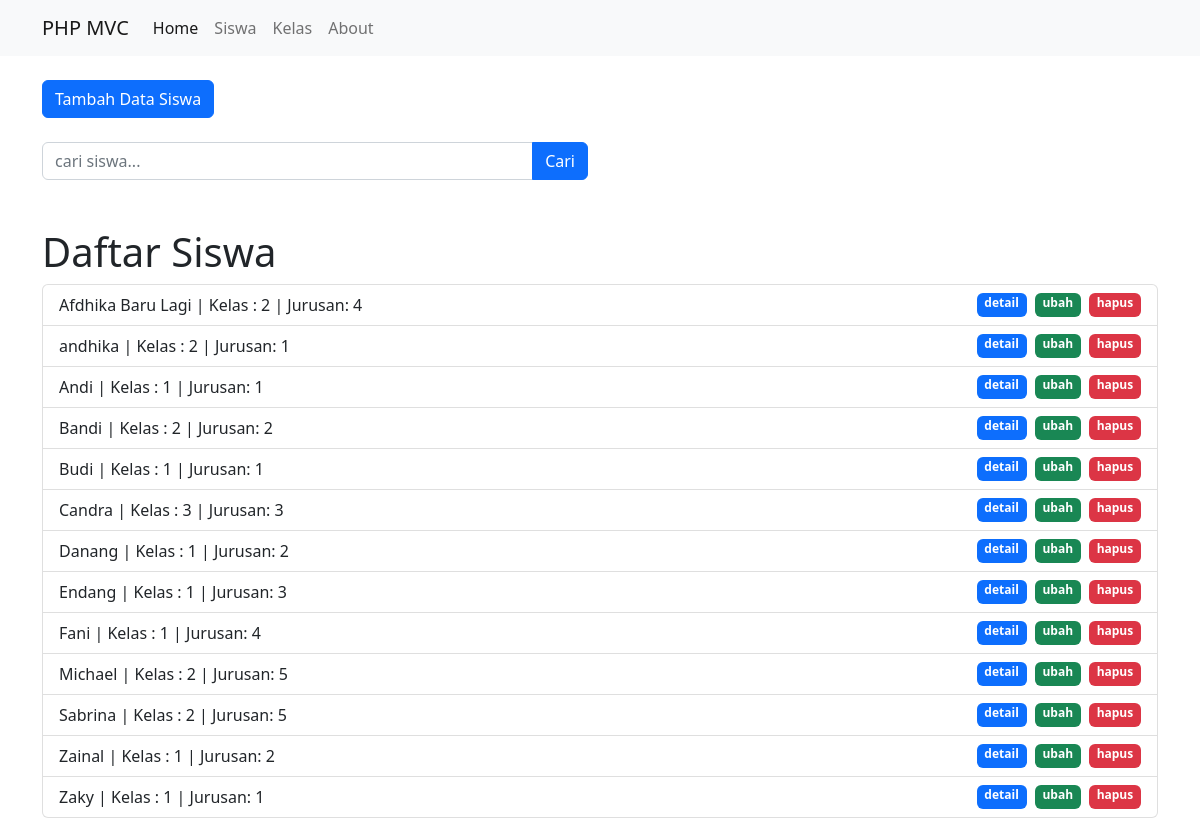
The app's page /public/siswa with its own data.
### tables this page shows
CREATE TABLE `t_siswa` (
  `f_idsiswa` int(11) NOT NULL,
  `f_nama` varchar(50) NOT NULL,
  `f_idkelas` int(11) NOT NULL,
  `f_idjurusan` int(11) NOT NULL
);

### app/core/Controller.php (called while the page is built, shortened)
<?php
class Controller
{
    public function view($view, $data = [])
    {
        require_once '../app/views/' . $view . '.php';
    }
    public function model($model)
    {
        return new $model;
    }
}

### app/controllers/Siswa.php (called while the page is built, shortened)
<?php
class Siswa extends Controller
{
    public function index()
    {
        $data['judul'] = 'Daftar Nama Siswa';
        $data['t_siswa'] = $this->model('Siswa_model')->getAllSiswa();
        $this->view('templates/header', $data);
        $this->view('siswa/index', $data);
        $this->view('templates/footer');
    }
}

### app/core/App.php (called while the page is built, shortened)
<?php
class App
{
    protected $method = 'index';
    protected $params = [];
    public function __construct()
    {
        $this->controller = new $this->controller;
        call_user_func_array([$this->controller, $this->method], $this->params);
    }
}

### public/index.php (called while the page is built, shortened)
<?php
$app = new App;

### app/core/Database.php (called while the page is built, shortened)
<?php
class Database
{
    private $host = DB_HOST;
    private $user = DB_USER;
    private $password = DB_PASSWORD;
    private $db_name = DB_NAME;
    private $dbh;
    private $stmt;
    public function __construct()
    {
        $dsn = 'mysql:host=' . $this->host . ';dbname=' . $this->db_name;
        $option = [
            PDO::ATTR_PERSISTENT => true,
            PDO::ATTR_ERRMODE => PDO::ERRMODE_EXCEPTION
        ];
        try {
            $this->dbh = new PDO($dsn, $this->user, $this->password, $option);
        } catch (PDOException $e) {
            die($e->getMessage());
        }
    }
    public function query($query)
    {
        $this->stmt = $this->dbh->prepare($query);
    }
    public function execute()
    {
        $this->stmt->execute();
    }
    public function resultSet()
    {
        $this->execute();
        return $this->stmt->fetchAll(PDO::FETCH_ASSOC);
    }
}

### app/models/Siswa_model.php (called while the page is built, shortened)
<?php
class Siswa_model
{
    private $db;
    public function __construct()
    {
        $this->db = new Database;
    }
    public function getAllSiswa()
    {
        $this->db->query('SELECT * FROM t_siswa ORDER BY f_nama');
        return $this->db->resultSet();
    }
}

### app/views/siswa/index.php (the view, shortened to what this page needs)
<div class="container mt-4">
    <div class="row">
        <div class="col-lg-6">
            <button type="button" class="btn btn-primary tombolTambahData" data-bs-toggle="modal" data-bs-target="#formModal">
                Tambah Data Siswa
            </button>
        </div>
    </div>
    <div class="row mt-4">
        <div class="col-lg-6">
            <form action="<?= BASEURL; ?>siswa/cari" method="post">
                <div class="input-group">
                    <input type="text" class="form-control" placeholder="cari siswa..." name="keyword" id="keyword" aria-describedby="button-addon" autocomplete="off">
                    <button class="btn btn-primary" type="submit" id="tombolCari">Cari</button>
                </div>
            </form>
        </div>
    </div>
    <br><br>
    <h1>Daftar Siswa</h1>
    <ul class="list-group">
        <?php foreach ($data['t_siswa'] as $siswa) : ?>
            <li class="list-group-item d-flex flex-row justify-content-between">
                <?= $siswa['f_nama']; ?> | Kelas : <?= $siswa['f_idkelas'] ?> | Jurusan: <?= $siswa['f_idjurusan'] ?>
                <div class="d-flex gap-2">
                    <a href="<?= BASEURL; ?>siswa/detail/<?= $siswa['f_idsiswa'] ?>" class="badge text-bg-primary text-decoration-none float-right">detail</a>
                    <a href="<?= BASEURL; ?>siswa/ubah/<?= $siswa['f_idsiswa'] ?>" class="badge text-bg-success text-decoration-none float-right tampilModalUbah" data-bs-toggle="modal" data-bs-target="#formModal" data-id="<?= $siswa['f_idsiswa']; ?>">ubah</a>
                    <a href="<?= BASEURL; ?>siswa/hapus/<?= $siswa['f_idsiswa'] ?>" class="badge text-bg-danger text-decoration-none float-right" onclick="return confirm('apakah anda yakin ingin mengahapus siswa yang bernama <?= $siswa['f_nama'] ?>')">hapus</a>
                </div>
            </li>
        <?php endforeach; ?>
    </ul>
</div>

### app/views/templates/header.php (shortened to what this page needs)
<!DOCTYPE html>
<html lang="en">
<head>
    <link rel="stylesheet" href="<?= BASEURL; ?>css/bootstrap.css" />
</head>
<body>
    <nav class="navbar navbar-expand-lg bg-light">
        <div class="container">
            <a class="navbar-brand" href="<?= BASEURL; ?>">PHP MVC</a>
            <div class="collapse navbar-collapse" id="navbarNav">
                <ul class="navbar-nav">
                    <li class="nav-item">
                        <a class="nav-link active" aria-current="page" href="<?= BASEURL; ?>home">Home</a>
                    </li>
                    <a class="nav-link" href="<?= BASEURL; ?>siswa">Siswa</a>
                    <a class="nav-link" href="<?= BASEURL; ?>kelas">Kelas</a>
                    <li class="nav-item">
                        <a class="nav-link" href="<?= BASEURL; ?>about">About</a>
                    </li>
                </ul>
            </div>
        </div>
    </nav>

### app/views/templates/footer.php (shortened to what this page needs)
</body>
</html>

### records on screen
t_siswa: f_nama "Afdhika Baru Lagi", f_idkelas "2", f_idjurusan "4"
t_siswa: f_nama "andhika", f_idkelas "2", f_idjurusan "1"
t_siswa: f_nama "Andi", f_idkelas "1", f_idjurusan "1"
t_siswa: f_nama "Bandi", f_idkelas "2", f_idjurusan "2"
t_siswa: f_nama "Budi", f_idkelas "1", f_idjurusan "1"
t_siswa: f_nama "Candra", f_idkelas "3", f_idjurusan "3"
t_siswa: f_nama "Danang", f_idkelas "1", f_idjurusan "2"
t_siswa: f_nama "Endang", f_idkelas "1", f_idjurusan "3"
t_siswa: f_nama "Fani", f_idkelas "1", f_idjurusan "4"
t_siswa: f_nama "Michael", f_idkelas "2", f_idjurusan "5"
t_siswa: f_nama "Sabrina", f_idkelas "2", f_idjurusan "5"
t_siswa: f_nama "Zainal", f_idkelas "1", f_idjurusan "2"
t_siswa: f_nama "Zaky", f_idkelas "1", f_idjurusan "1"
